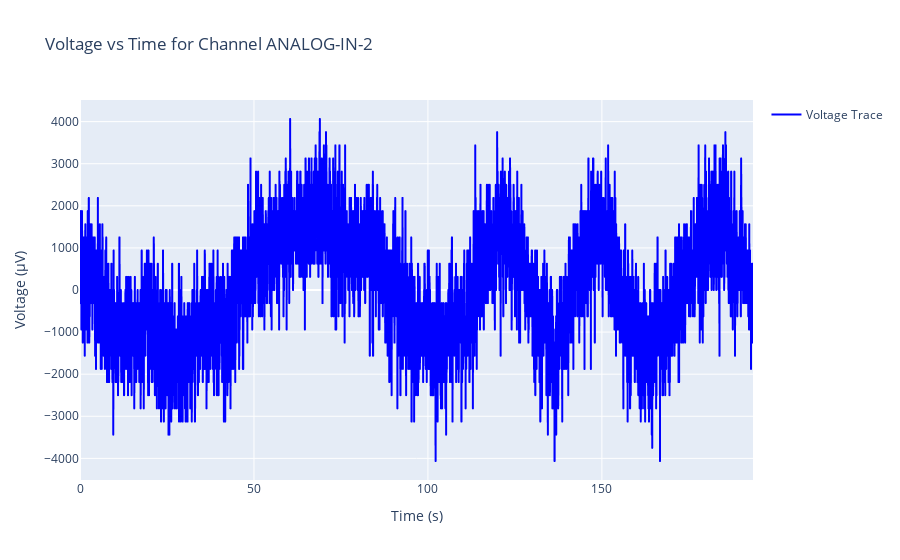

The notebook cell this image was saved under:
### Code cell
# plots.static_trace(von_frey_pre,channel_id='ANALOG-IN-2',start_time=0, end_time=1000)
plots.interactive_trace(von_frey_pre,channel_id='ANALOG-IN-2',downsample_factor=1000)

### Figure 1 — Plotly figure (JSON) as saved in the notebook; plotly's stock layout.template omitted (floating-point values rounded to 4 significant figures; data arrays with more than 128 entries replaced by an {"elided": "..."} marker saying what was removed)
{"data": [{"line": {"color": "blue"}, "mode": "lines", "name": "Voltage Trace", "type": "scattergl", "x": {"elided": "5804 float values"}, "y": {"elided": "5804 float values"}}], "layout": {"showlegend": true, "title": {"text": "Voltage vs Time for Channel ANALOG-IN-2"}, "xaxis": {"title": {"text": "Time (s)"}}, "yaxis": {"title": {"text": "Voltage (µV)"}}}}
